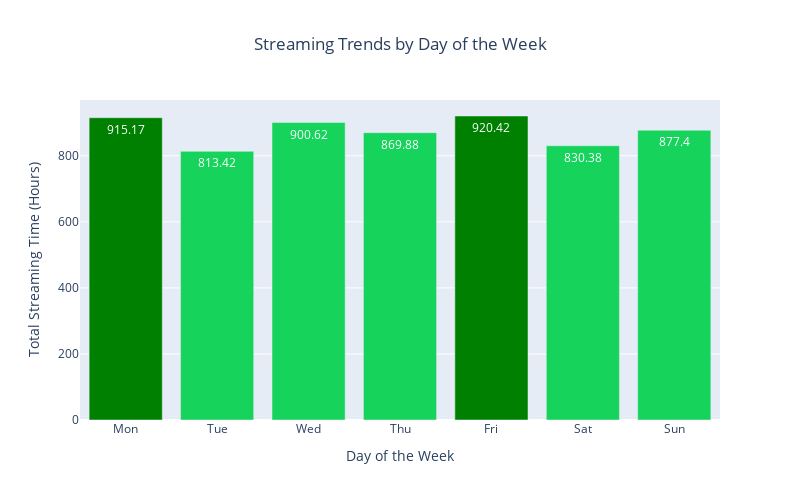

Notebook cell for this chart:
### Code cell
# Analyze trends based on the day of the week
trends_by_day = spotify_data.groupby(spotify_data['ts'].dt.dayofweek).agg({
    'ms_played': lambda x: x.sum() / (1000 * 60 * 60)  # Convert milliseconds to hours and sum
}).reset_index()

# Get the top 2 days of the week
top_days = trends_by_day.nlargest(2, 'ms_played').index

# Visualize the trends
fig = px.bar(trends_by_day, x='ts', y='ms_played',
             labels={'ms_played': 'Total Streaming Time (Hours)', 'ts': 'Day of the Week'},
             title='Streaming Trends by Day of the Week')

colors = ['green' if i in top_days else '#16D35C' for i in trends_by_day.index]

fig.update_traces(marker_color=colors,
                  text=trends_by_day['ms_played'].round(2), 
                  textposition='inside', 
                  textfont=dict(color='white'))

fig.update_layout(xaxis=dict(tickmode='array', tickvals=list(range(7)), ticktext=['Mon', 'Tue', 'Wed', 'Thu', 'Fri', 'Sat', 'Sun']),
                  title=dict(text='Streaming Trends by Day of the Week', x=0.5),
                  width=800, height=500)
fig.show()

### Figure 1 — Plotly figure (JSON) as saved in the notebook; plotly's stock layout.template omitted (floating-point values rounded to 4 significant figures)
{"data": [{"alignmentgroup": "True", "hovertemplate": "Day of the Week=%{x}<br>Total Streaming Time (Hours)=%{y}<extra></extra>", "legendgroup": "", "marker": {"color": ["green", "#16D35C", "#16D35C", "#16D35C", "green", "#16D35C", "#16D35C"], "pattern": {"shape": ""}}, "name": "", "offsetgroup": "", "orientation": "v", "showlegend": false, "text": [915.2, 813.4, 900.6, 869.9, 920.4, 830.4, 877.4], "textfont": {"color": "white"}, "textposition": "inside", "type": "bar", "x": [0, 1, 2, 3, 4, 5, 6], "xaxis": "x", "y": [915.2, 813.4, 900.6, 869.9, 920.4, 830.4, 877.4], "yaxis": "y"}], "layout": {"barmode": "relative", "height": 500, "legend": {"tracegroupgap": 0}, "title": {"text": "Streaming Trends by Day of the Week", "x": 0.5}, "width": 800, "xaxis": {"anchor": "y", "domain": [0, 1], "tickmode": "array", "ticktext": ["Mon", "Tue", "Wed", "Thu", "Fri", "Sat", "Sun"], "tickvals": [0, 1, 2, 3, 4, 5, 6], "title": {"text": "Day of the Week"}}, "yaxis": {"anchor": "x", "domain": [0, 1], "title": {"text": "Total Streaming Time (Hours)"}}}}
